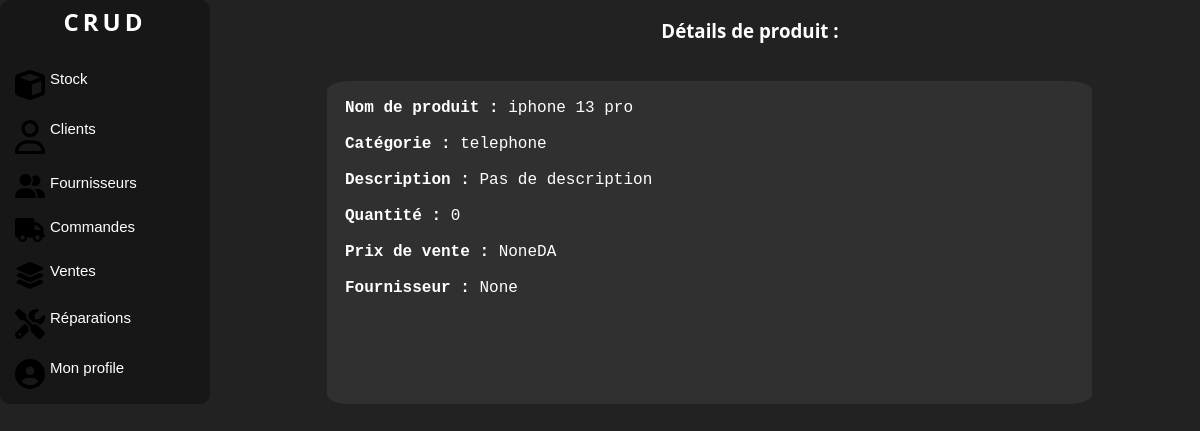
The app's page /produit/6/, older data.
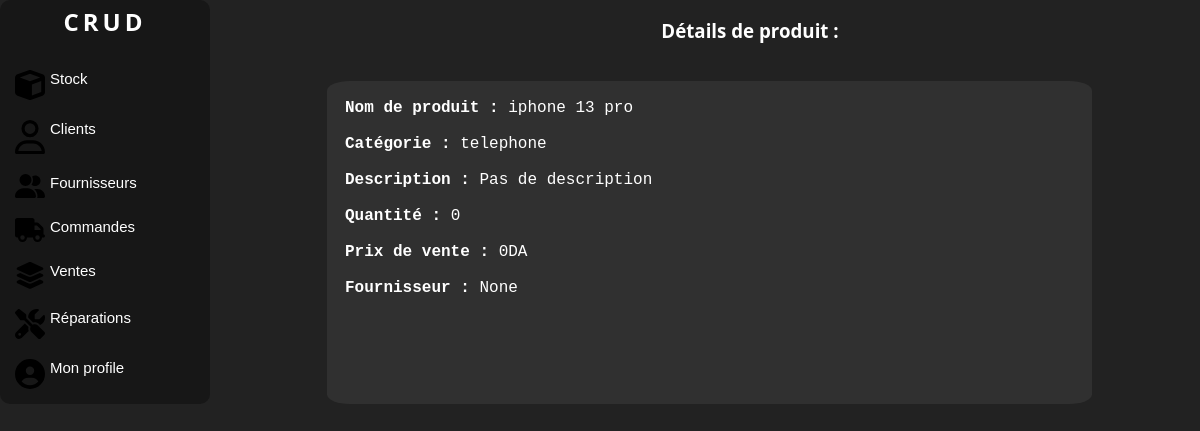
The same page, newer data.
### manager/models.py (models this page shows, shortened)
class Product(models.Model):
    name = models.CharField(max_length=100, db_column='Nom', unique=True)
    category = models.ForeignKey(Category, on_delete=models.SET_DEFAULT, default=1, db_column='Catégorie')
    description = models.TextField(db_column='Description', default='Pas de description')
    quantity = models.PositiveIntegerField(default=0, blank=True, null=True, db_column='Quantité')
    initial_selling_price = models.PositiveIntegerField(default=0, db_column='Prix de vente initiale')
    supplier = models.ForeignKey(Supplier, on_delete=models.SET_NULL,null=True, db_column='Fournisseur')
    class Meta:
        db_table = 'Produit'
        verbose_name = _('Produit')

class Category(models.Model):
    name = models.CharField(max_length=100, db_column='Nom')
    def __str__(self):
        return self.name
    class Meta:
        db_table = 'Catégorie'

### manager/views.py (the view)
# urls.py: path('produit/<int:pk>/', views.ProductDetailView.as_view(), name='product-detail'),
class ProductDetailView(View):
    def get(self, request, pk):
        product = get_object_or_404(Product, pk=pk)
        return render(request, 'detaillproduit.html', {'product': product})

### manager/templatetags/auth_extras.py (called while the page is built)
@register.filter(name='has_group')
def has_group(user, group_name):
    group = Group.objects.get(name=group_name)
    return True if group in user.groups.all() else False

### manager/templates/detaillproduit.html (shortened to what this page needs)
{% load static %}
{% load auth_extras %}
<!DOCTYPE html>
<html lang="en">
<head>
    <link rel="stylesheet" href="{% static 'css/style.css' %}">
    <link rel="stylesheet" href="{% static 'css/accueil.css' %}">
</head>
<body>
<div class="corp">
    <div class="nav">
        <div class="logo">
            <a href="{% url 'home' %}" class="link"><h2>CRUD</h2></a>
        </div>
        <br>
        <button class="value">
            <a class="link" href="{% url 'products-list' %}"> Stock </a>
        </button>
        <button class="value">
            <a class="link" href="{% url 'client-list' %}"> Clients </a>
        </button>
        <button class="value">
            <a class="link" href="{% url 'supplier-list' %}"> Fournisseurs </a>
        </button>
        <button class="value">
            <a class="link" href="{% url 'purchase-order-list' %}">Commandes </a>
        </button>
        <button class="value">
            <a class="link" href="{% url 'sale-list' %}">Ventes </a>
        </button>
        <button class="value">
            <a class="link" href="{% url 'repair-list' %}"> Réparations </a>
        </button>
        <button class="value">
            <a class="link" href="{% url 'dashboard' %}"> Mon profile </a>
        </button>
    </div>
    <div class="liste">
        <div class="c11">
            <div class="colone1"><h3>Détails de produit :</h3></div>
        </div>
        <div class="c22">
            <p> <strong>Nom de produit : </strong>{{ product.name }}</p><br>
            <p><strong>Catégorie :</strong> {{ product.category }}</p><br>
            <p><strong>Description : </strong>{{ product.description }}</p><br>
            <p><strong>Quantité : </strong> {{ product.quantity }}</p><br>
            <p><strong>Prix de vente : </strong>{{ product.initial_selling_price }}DA</p><br>
            <p><strong>Fournisseur :</strong> {{ product.supplier }}</p><br>
        </div>
    </div>
</body>
</html>

Row changes from the older to the newer data that the page shows:
changed Product "iphone 13 pro": initial_selling_price "None" → "0"
